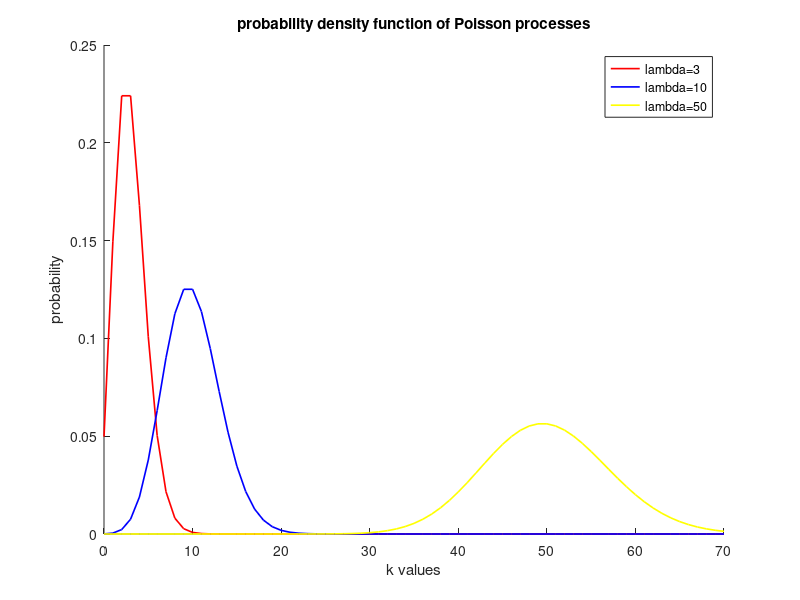
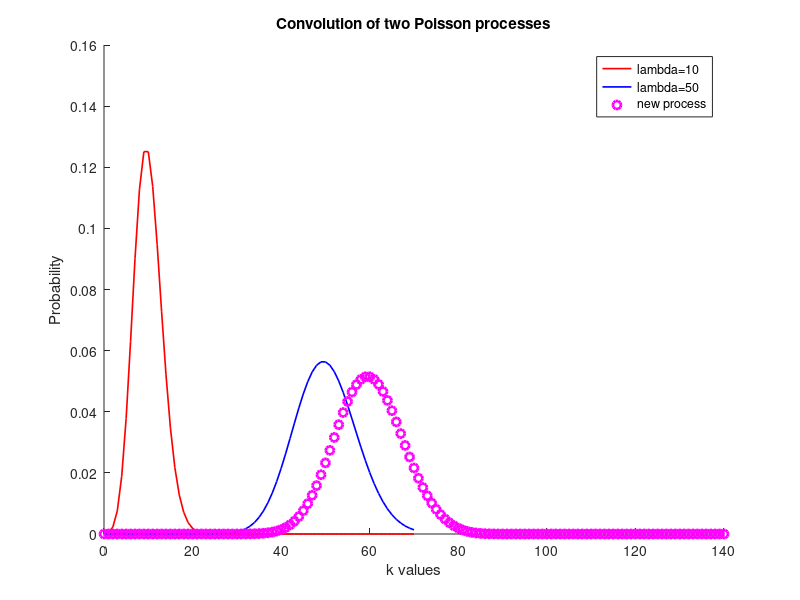
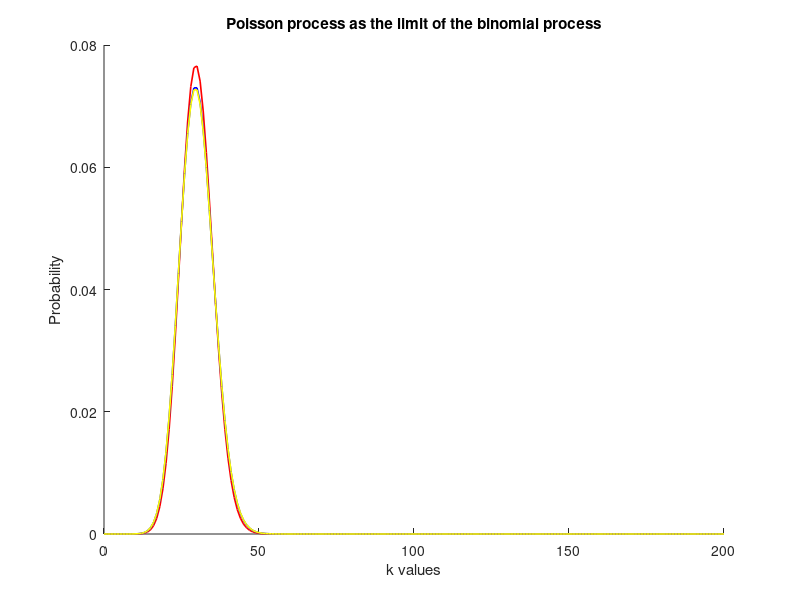
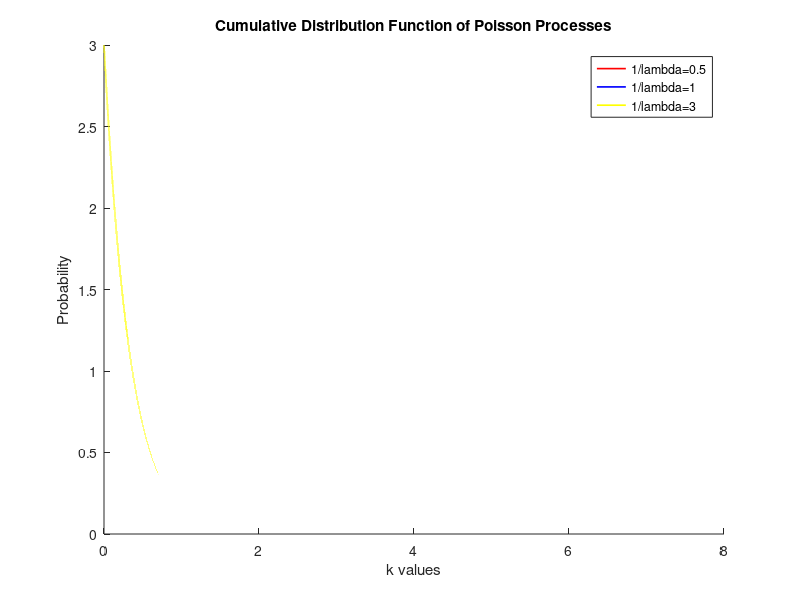

MATLAB code to generate these figures, in order:
clc;
clear all;
close all;
##################################POISSON DISTRIBUTION##################################

# A

k = 0:1:70;
lambda = [3,10,30,50];

for i=1:columns(lambda)
  poisson(i,:) = poisspdf(k,lambda(i));
endfor

colors = "rbmy";
figure(1);
hold on;
for i=1:columns(lambda)
  if(lambda(i)!=30)
    plot(k,poisson(i,:),colors(i),"linewidth",1.2);
  endif
endfor
hold off;

title("probability density function of Poisson processes");
xlabel("k values");
ylabel("probability");
legend("lambda=3","lambda=10","lambda=50");

# B

colors = "rbym";
index = find(lambda == 30);
chosen = poisson(index,:);
mean_value = 0;
for i=0:(columns(poisson(index,:))-1)
  mean_value = mean_value + i.*poisson(index,i+1);
endfor

display("mean value of Poisson with lambda 30 is");
display(mean_value);

second_moment = 0;
for i=0:(columns(poisson(index,:))-1)
  second_moment = second_moment + i.*i.*poisson(index,i+1);
endfor

variance = second_moment - mean_value.^2;
display("Variance of Poisson with lambda 30 is");
display(variance);

# C

first = find(lambda==10);
second = find(lambda==50);
poisson_first = poisson(first,:);
poisson_second = poisson(second,:);

composed = conv(poisson_first,poisson_second);
new_k = 0:1:(2*70);

figure(2);
hold on;
plot(k,poisson_first(:),colors(1),"linewidth",1.2);
plot(k,poisson_second(:),colors(2),"linewidth",1.2);
plot(new_k,composed,"mo","linewidth",2);
hold off;
title("Convolution of two Poisson processes");
xlabel("k values");
ylabel("Probability");
legend("lambda=10","lambda=50","new process");

# D

k = 0:1:200;
lambda = 30;
i = 1:1:5;
n = [300,3000,30000]; 
p = lambda./n;
figure(3);
title("Poisson process as the limit of the binomial process");
xlabel("k values");
ylabel("Probability");
hold on;
for i=1:3
  binomial = binopdf(k,n(i),p(i));
  plot(k,binomial,colors(i),'linewidth',1.2);
endfor
hold off;

########################EXPONENTIAL DISTRIBUTION################################

# A

k = 0:0.00001:8;
lambda = [1/0.5,1,1/3];
for i=1:columns(lambda)
  expon(i,:) = exppdf(k,lambda(i));
endfor

figure(4);
hold on;
for i=1:columns(lambda)
  plot(k,expon(i,:),colors(i),"linewidth",1.2);
endfor
hold off;

title("Cumulative Distribution Function of Poisson Processes");
xlabel("k values");
ylabel("Probability");
legend("1/lambda=0.5","1/lambda=1","1/lambda=3");
clear expon;

# B

k = 0:0.00001:8;
lambda = [1/0.5,1,1/3];
for i=1:columns(lambda)
  expon(i,:) = expcdf(k,lambda(i));
endfor

figure(5);
hold on;
for i=1:columns(lambda)
  plot(k,expon(i,:),colors(i),"linewidth",1.2);
endfor
hold off;

title("Cumulative Distribution Function of Poisson Processes");
xlabel("k values");
ylabel("Probability");
legend("1/lambda=0.5","1/lambda=1","1/lambda=3");

# C

display("P(X>30000) = ");
display(1-expon(30000));
display("P(X>50000|X>20000) = ");
display(1-expon(20000));

# D

number_of_samples=5000;
X1=exprnd(1/2,1,number_of_samples);
X2=exprnd(1,1,number_of_samples);
Y=min(X1,X2);
maximum_observation=max(Y);
number_of_classes=50;
width_of_class=maximum_observation/number_of_classes;
[NN,XX]=hist(Y,number_of_classes);
NN_without_free_variables=NN/width_of_class/number_of_samples;
figure(6);
hold on;
bar(XX,NN_without_free_variables);
plot(XX,NN_without_free_variables,"r","linewidth",1.3);
xlabel("classes");
ylabel("frequency");

#########################POISSON COUNTING PROCESS###############################

# A

number_of_samples=100;
X1 = exprnd(5,1,number_of_samples);
figure(7);
stairs(X1);
title("Poisson Counting Process");
xlabel("t");
ylabel("N(t)");